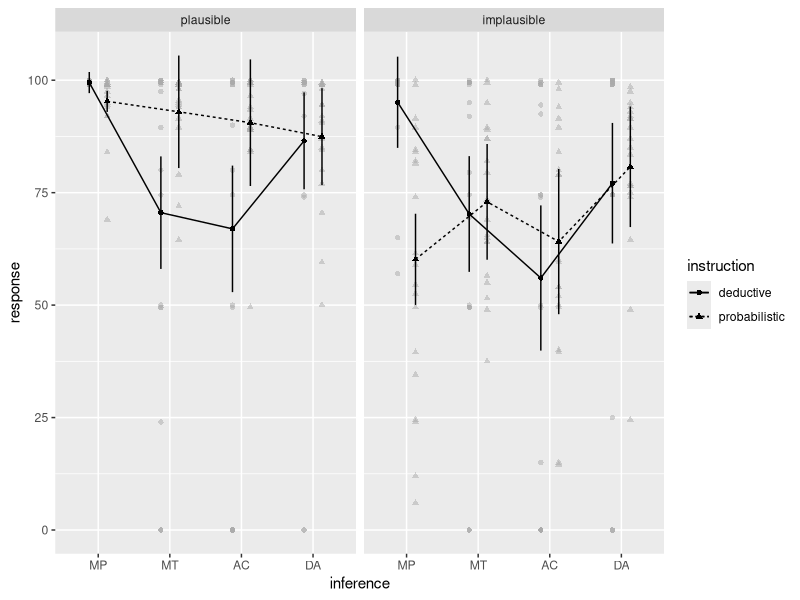
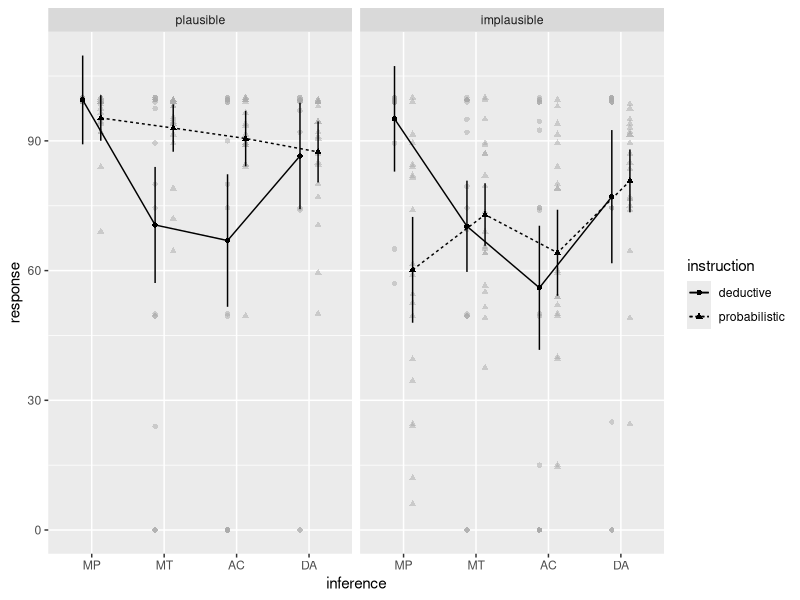
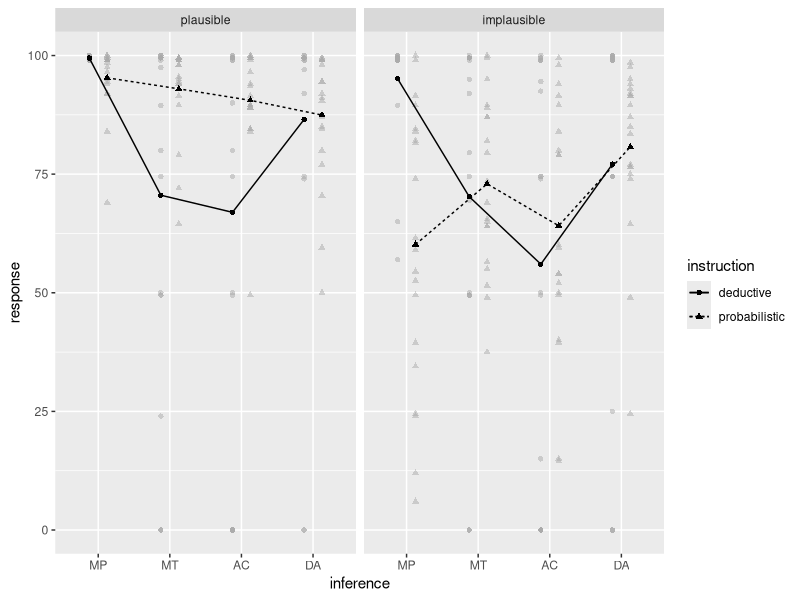
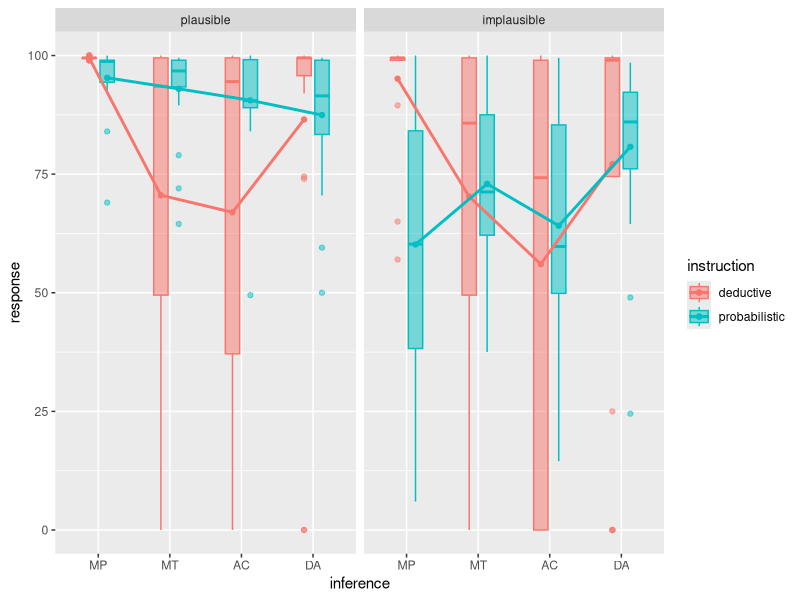
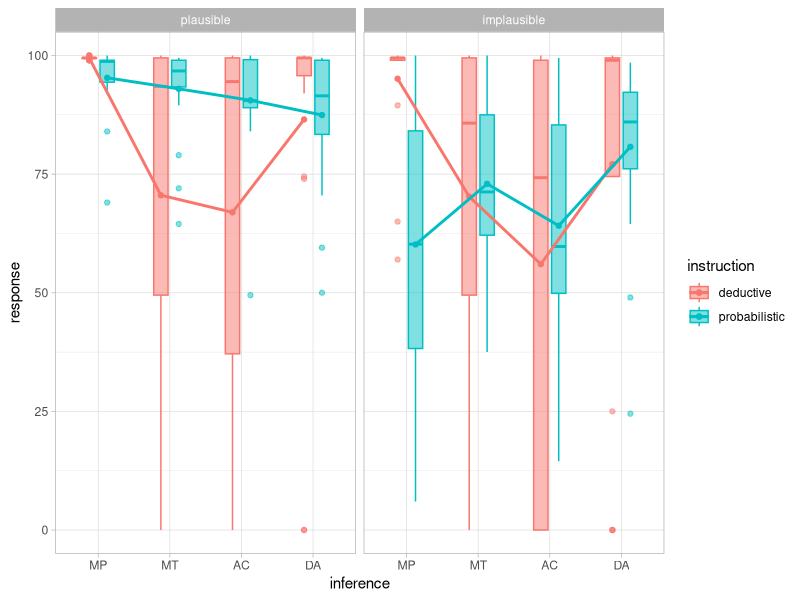
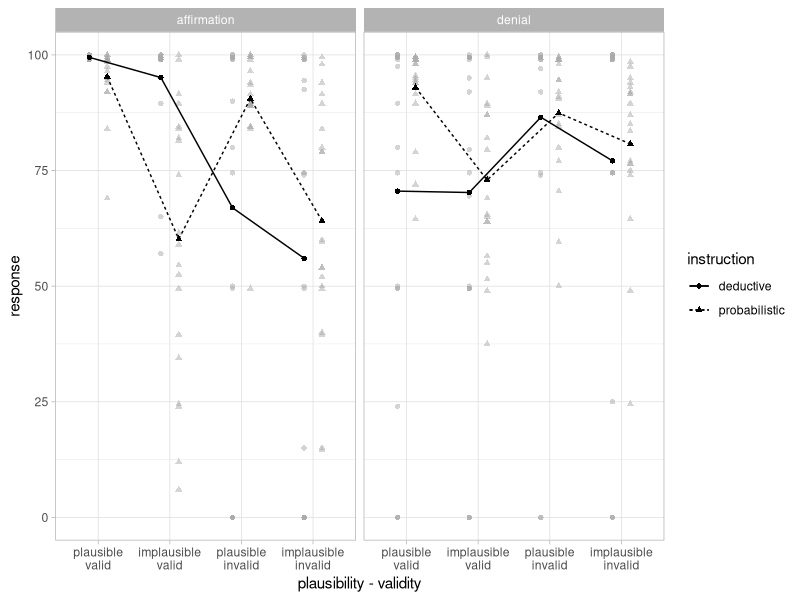

The R script that drew these images, in order:
## ---- chunk 1
req_suggested_packages <- c("emmeans", "multcomp", "ggplot2")
pcheck <- lapply(req_suggested_packages, require, 
                 quietly = TRUE, character.only = TRUE, 
                 warn.conflicts = FALSE)
if (any(!unlist(pcheck))) {
   message("Required package(s) for this vignette are not available/installed and code will not be executed.")
   knitr::opts_chunk$set(eval = FALSE)
}
## ---- chunk 2
op <- options(width = 90)
knitr::opts_chunk$set(dpi=72)
## ---- chunk 3
library("afex")     # needed for ANOVA functions.
library("emmeans")  # emmeans must now be loaded explicitly for follow-up tests.
library("multcomp") # for advanced control for multiple testing/Type 1 errors.
library("ggplot2")  # for customizing plots.
afex_options(emmeans_model = "multivariate") # use multivariate model for all follow-up tests.
## ---- chunk 4
data(sk2011.1)
str(sk2011.1)

## ---- chunk 5
with(sk2011.1, table(inference, id, plausibility))
## ---- chunk 6
a1 <- aov_ez("id", "response", sk2011.1, between = "instruction", 
       within = c("inference", "plausibility"))
a1 # the default print method prints a data.frame produced by nice 
## ---- chunk 7
knitr::kable(nice(a1))
## ---- chunk 8
print(xtable::xtable(anova(a1), digits = c(rep(2, 5), 3, 4)), type = "html")
## ---- chunk 9
m1 <- emmeans(a1, ~ inference)
m1
## ---- chunk 10
pairs(m1)
## ---- chunk 11
summary(as.glht(pairs(m1)), test=adjusted("free"))
## ---- chunk 12
m2 <- emmeans(a1, "inference", by = "instruction")
## equal: emmeans(a1, ~ inference|instruction)
m2
## ---- chunk 13
pairs(m2)
## ---- chunk 14
m3 <- emmeans(a1, c("inference", "instruction"))
## equal: emmeans(a1, ~inference*instruction)
m3
pairs(m3)

## ---- chunk 15
c1 <- list(
  v_i.ded = c(0.5, 0.5, -0.5, -0.5, 0, 0, 0, 0),
  v_i.prob = c(0, 0, 0, 0, 0.5, 0.5, -0.5, -0.5)
  )

contrast(m3, c1, adjust = "holm")
summary(as.glht(contrast(m3, c1)), test = adjusted("free"))
## ---- chunk 16
afex_plot(a1, x = "inference", trace = "instruction", panel = "plausibility")
## ---- chunk 17
afex_plot(a1, x = "inference", trace = "instruction", panel = "plausibility", 
          error = "within")
## ---- chunk 18
afex_plot(a1, x = "inference", trace = "instruction", panel = "plausibility", 
          error = "none")
## ---- chunk 19
p1 <- afex_plot(a1, x = "inference", trace = "instruction", 
                panel = "plausibility", error = "none", 
                mapping = c("color", "fill"), 
                data_geom = geom_boxplot, data_arg = list(width = 0.4), 
                point_arg = list(size = 1.5), line_arg = list(size = 1))
p1
## ---- chunk 20
p1 + theme_light()
## ---- chunk 21
theme_set(theme_light())
## ---- chunk 22
a2 <- aov_ez("id", "response", sk2011.1, between = "instruction", 
       within = c("validity", "plausibility", "what"))
a2
## ---- chunk 23
afex_plot(a2, x = c("plausibility", "validity"), 
          trace = "instruction", panel = "what", 
          error = "none")
## ---- chunk 24
(m4 <- emmeans(a2, ~instruction+plausibility+validity|what))
c2 <- list(
  diff_1 = c(1, -1, 0, 0, 0, 0, 0, 0),
  diff_2 = c(0, 0, 1, -1, 0, 0, 0, 0),
  diff_3 = c(0, 0, 0, 0,  1, -1, 0, 0),
  diff_4 = c(0, 0, 0, 0,  0, 0, 1, -1),
  val_ded  = c(0.5, 0, 0.5, 0, -0.5, 0, -0.5, 0),
  val_prob = c(0, 0.5, 0, 0.5, 0, -0.5, 0, -0.5),
  plau_ded   = c(0.5, 0, -0.5, 0, -0.5, 0, 0.5, 0),
  plau_prob  = c(0, 0.5, 0, -0.5, 0, 0.5, 0, -0.5)
  )
contrast(m4, c2, adjust = "holm")
## ---- chunk 25
summary(as.glht(contrast(m4, c2)), test = adjusted("free"))
## ---- chunk 26
options(op)
